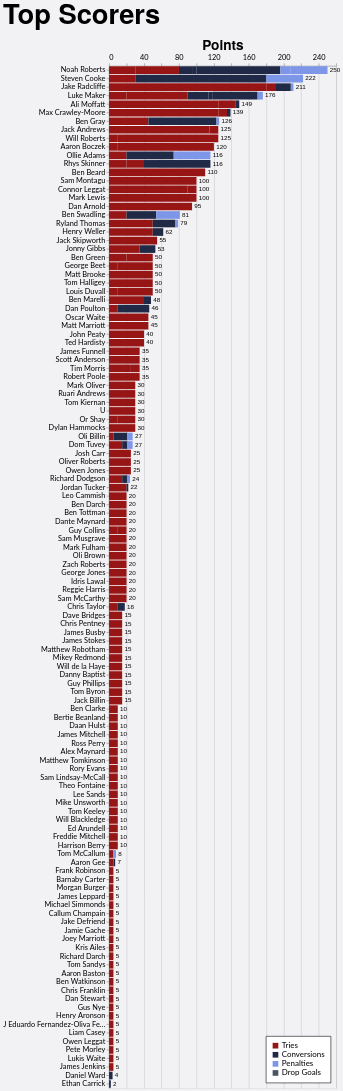

Vega-Lite specification for this chart:
### Vega-Lite specification from a JSON file in a GitHub repository (floating-point values rounded to 4 significant figures; data arrays with more than 128 entries replaced by an {"elided": "..."} marker saying what was removed)
{"config": {"axis": {"labelFont": "Lato, sans-serif", "titleFont": "PT Sans Narrow, Helvetica Neue, Helvetica, Arial, sans-serif", "labelFontSize": 13, "titleFontSize": 24, "gridColor": "#202947", "gridOpacity": 0.2}, "header": {"labelFont": "PT Sans Narrow, Helvetica Neue, Helvetica, Arial, sans-serif", "titleFont": "PT Sans Narrow, Helvetica Neue, Helvetica, Arial, sans-serif", "labelFontSize": 24, "titleFontSize": 28, "labelFontWeight": "bold", "orient": "left"}, "legend": {"labelFont": "Lato, sans-serif", "titleFont": "PT Sans Narrow, Helvetica Neue, Helvetica, Arial, sans-serif", "labelFontSize": 14, "titleFontSize": 16, "titlePadding": 5, "fillColor": "white", "strokeColor": "black", "padding": 10, "titleFontWeight": "lighter", "titleFontStyle": "italic", "titleColor": "gray", "offset": 10}, "title": {"font": "PT Sans Narrow, Helvetica Neue, Helvetica, Arial, sans-serif", "fontSize": 48, "fontWeight": "bold", "anchor": "start", "align": "center", "titlePadding": 20, "subtitlePadding": 10, "subtitleFontSize": 13, "subtitleColor": "", "subtitleFontStyle": "italic", "offset": 15, "color": "black"}, "axisX": {"labelAngle": 0}, "facet": {"title": null, "header": null, "align": {"row": "each", "column": "each"}}, "resolve": {"scale": {"y": "independent", "facet": "independent"}}, "background": "#f2f1f4"}, "layer": [{"mark": {"type": "bar"}, "encoding": {"color": {"field": "component", "legend": {"orient": "bottom-right", "title": null}, "scale": {"domain": ["Tries", "Conversions", "Penalties", "Drop Goals"], "range": ["#981515", "#202946", "#7d96e8", "#4b5563"]}, "type": "nominal"}, "order": {"field": "component_order", "sort": "ascending", "type": "quantitative"}, "tooltip": [{"field": "player", "title": "Player", "type": "nominal"}, {"field": "game_type", "title": "Game Type", "type": "nominal"}, {"field": "component", "title": "Score Type", "type": "nominal"}, {"aggregate": "sum", "field": "value", "title": "Value", "type": "quantitative"}, {"aggregate": "max", "field": "player_total", "title": "Total", "type": "quantitative"}], "x": {"aggregate": "sum", "axis": {"orient": "top", "title": "Points"}, "field": "value", "type": "quantitative"}, "y": {"field": "player", "sort": {"field": "player_total", "op": "max", "order": "descending"}, "title": null, "type": "nominal"}}}, {"mark": {"type": "text", "align": "left", "baseline": "middle", "color": "black", "dx": 4, "fontSize": 11}, "encoding": {"text": {"field": "total_value", "format": ".0f", "type": "quantitative"}, "x": {"axis": {"orient": "top", "title": "Points"}, "field": "total_value", "type": "quantitative"}, "y": {"field": "player", "sort": {"field": "player_total", "op": "max", "order": "descending"}, "title": null, "type": "nominal"}}, "transform": [{"aggregate": [{"op": "sum", "field": "value", "as": "total_value"}, {"op": "max", "field": "player_total", "as": "player_total"}], "groupby": ["player"]}]}], "data": {"name": "data-17ed2f40a6eebc1e484e9719cbd68f0b"}, "height": {"step": 15}, "params": [{"name": "seasonParam", "value": []}, {"name": "gameTypesParam", "value": []}, {"name": "gameTypeParam", "value": "All games"}, {"name": "squadParam", "value": "All"}, {"name": "scoreTypeParam", "value": "Total"}], "title": {"text": "Top Scorers"}, "transform": [{"filter": "length(seasonParam) === 0 || indexof(seasonParam, datum.season) >= 0"}, {"filter": "length(gameTypesParam) === 0 || indexof(gameTypesParam, datum.game_type) >= 0"}, {"filter": "squadParam === \"All\" || datum.squad === squadParam"}, {"filter": "scoreTypeParam === datum.score_type"}, {"joinaggregate": [{"op": "sum", "field": "value", "as": "player_total"}], "groupby": ["player"]}, {"filter": "datum.player_total > 0"}], "width": 400, "$schema": "https://vega.github.io/schema/vega-lite/v5.20.1.json", "datasets": {"data-17ed2f40a6eebc1e484e9719cbd68f0b": {"elided": "574 records"}}}
